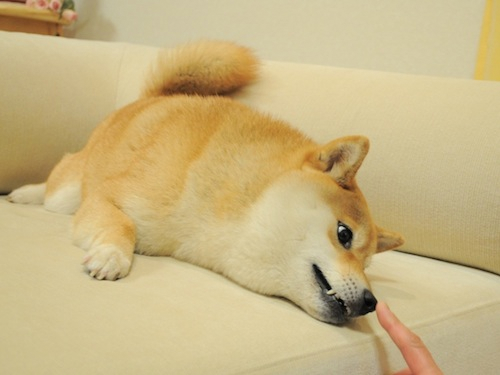
#> input picture images/doge.png, 500 x 375 px; its folder holds 4 pictures in this run
$ python compare.py
#> lines starting #> are read from the running program, lines starting #| are printed output that depends on the picture
import glob

import cv2
import matplotlib.pyplot as plt

index = {}
images = {}
div = 64

def reduceColor():
    h = image.shape[0]
    w = image.shape[1]
    c = image.shape[2]
    for x in range(0, h):
        for y in range(0, w):
            for z in range(0, c):
                image[x, y, z] = image[x, y, z] / div * div + div / 2


for imagePath in glob.glob("images/*.png"):
    filename = imagePath[imagePath.rfind("/") + 1:]
    image = cv2.imread(imagePath)
#> image is the input picture: shape (375, 500, 3); mean B, G, R 131.9, 181.1, 200.6
    # reduceColor()
    images[filename] = cv2.cvtColor(image, cv2.COLOR_BGR2RGB)

    hist = cv2.calcHist([image], [0, 1, 2], None, [8, 8, 8],
                        [0, div, 0, div, 0, div])
    hist = cv2.normalize(hist, hist).flatten()
#> hist = 512 values, max 0.391 at index 146, min 0 at index 3, mean 0.0112
    index[filename] = hist

OPENCV_METHODS = (
    # ("Correlation", cv2.HISTCMP_CORREL),
    # ("Chi-Squared", cv2.HISTCMP_CHISQR),
    # ("Intersection", cv2.HISTCMP_INTERSECT),
    ("Hellinger", cv2.HISTCMP_BHATTACHARYYA),
)
#> OPENCV_METHODS = (('Hellinger', 3),)

for (methodName, method) in OPENCV_METHODS:
    results = {}
    reverse = False

    if methodName in ("Correlation", "Intersection"):
        reverse = True

    for (k, hist) in index.items():
        d = cv2.compareHist(index["doge.png"], hist, method)
        results[k] = d

    results = sorted([(v, k) for (k, v) in results.items()], reverse=reverse)

    fig = plt.figure("Query")
    ax = fig.add_subplot(1, 1, 1)
    ax.imshow(images["doge.png"])
    plt.axis("off")

    fig = plt.figure("Results: %s" % (methodName))
    fig.suptitle(methodName, fontsize=20)

    for (i, (v, k)) in enumerate(results):
        ax = fig.add_subplot(1, len(images), i + 1)
        ax.set_title("%.2f" % v)
        plt.imshow(images[k])
        plt.axis("off")
#> this loop made 1 pass

plt.show()
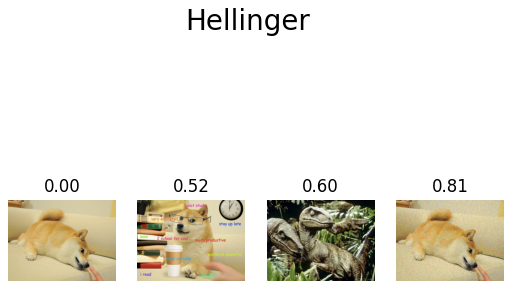
#> figure drawn by matplotlib, 4 panels
